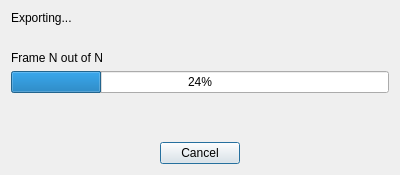
<?xml version="1.0" encoding="UTF-8"?>
<ui version="4.0">
 <class>ExportProgressDialog</class>
 <widget class="QDialog" name="ExportProgressDialog">
  <property name="geometry">
   <rect>
    <x>0</x>
    <y>0</y>
    <width>400</width>
    <height>175</height>
   </rect>
  </property>
  <property name="windowTitle">
   <string>Dialog</string>
  </property>
  <layout class="QGridLayout" name="gridLayout">
   <item row="4" column="1">
    <spacer name="verticalSpacer">
     <property name="orientation">
      <enum>Qt::Vertical</enum>
     </property>
     <property name="sizeHint" stdset="0">
      <size>
       <width>20</width>
       <height>40</height>
      </size>
     </property>
    </spacer>
   </item>
   <item row="5" column="1">
    <widget class="QPushButton" name="cancelButton">
     <property name="text">
      <string>Cancel</string>
     </property>
    </widget>
   </item>
   <item row="5" column="0">
    <spacer name="horizontalSpacer">
     <property name="orientation">
      <enum>Qt::Horizontal</enum>
     </property>
     <property name="sizeHint" stdset="0">
      <size>
       <width>40</width>
       <height>20</height>
      </size>
     </property>
    </spacer>
   </item>
   <item row="5" column="2">
    <spacer name="horizontalSpacer_2">
     <property name="orientation">
      <enum>Qt::Horizontal</enum>
     </property>
     <property name="sizeHint" stdset="0">
      <size>
       <width>40</width>
       <height>20</height>
      </size>
     </property>
    </spacer>
   </item>
   <item row="1" column="0" colspan="3">
    <spacer name="verticalSpacer_2">
     <property name="orientation">
      <enum>Qt::Vertical</enum>
     </property>
     <property name="sizeType">
      <enum>QSizePolicy::Fixed</enum>
     </property>
     <property name="sizeHint" stdset="0">
      <size>
       <width>20</width>
       <height>20</height>
      </size>
     </property>
    </spacer>
   </item>
   <item row="2" column="0" colspan="3">
    <widget class="QLabel" name="currentFrameLabel">
     <property name="text">
      <string>Frame N out of N</string>
     </property>
    </widget>
   </item>
   <item row="0" column="0" colspan="3">
    <widget class="QLabel" name="exportingLabel">
     <property name="text">
      <string>Exporting...</string>
     </property>
    </widget>
   </item>
   <item row="3" column="0" colspan="3">
    <widget class="QProgressBar" name="progressBar">
     <property name="value">
      <number>24</number>
     </property>
    </widget>
   </item>
  </layout>
 </widget>
 <resources/>
 <connections/>
</ui>
